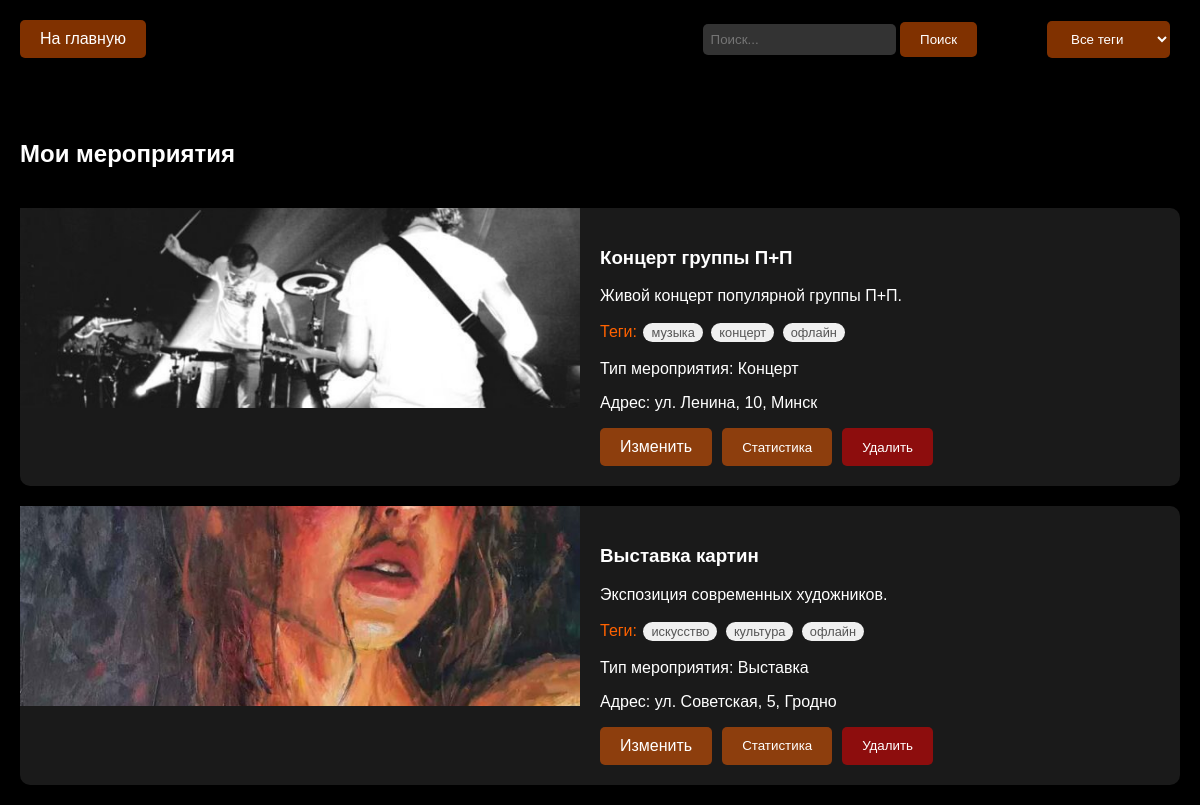
The page /my_events (signed in) on the database its author committed.
### app/app.py (models this page shows, shortened)
class Event(db.Model):
    id = db.Column(db.Integer, primary_key=True)
    title = db.Column(db.String(100), nullable=False)
    description = db.Column(db.Text, nullable=False)
    organizer_id = db.Column(db.Integer, db.ForeignKey('user.id'), nullable=False)
    format = db.Column(db.String(20), nullable=False)  # 'online' или 'offline'
    location_name = db.Column(db.String(200))  # Название места
    location_address = db.Column(db.String(200))  # Физический адрес
    online_info = db.Column(db.Text)  # Информация для онлайн мероприятий
    date_time = db.Column(db.DateTime, nullable=False)
    duration = db.Column(db.Integer, nullable=False)
    image_url = db.Column(db.String(200))
    lat = db.Column(db.Float)
    lng = db.Column(db.Float)
    event_type = db.Column(db.String(50))
    created_at = db.Column(db.DateTime, default=datetime.utcnow)
    is_active = db.Column(db.Boolean, default=True)
    is_private = db.Column(db.Boolean, default=False)
    password = db.Column(db.String(100))  # Пароль для приватных мероприятий
    organizer = db.relationship('User', backref='events')
    tags = db.relationship('Tag', secondary='event_tag', backref='events')
    user_statuses = db.relationship(
        'UserEventStatus',
        backref=db.backref('event', lazy='joined'),
        lazy='dynamic'
    )

class Tag(db.Model):
    id = db.Column(db.Integer, primary_key=True)
    name = db.Column(db.String(50), unique=True, nullable=False)

### app/app.py (the view, shortened to what this page needs)
@app.route('/my_events')
def my_events():
    if 'username' not in session or session['role'] != 'organizer':
        return redirect(url_for('home'))
    search_query = request.args.get('search', '').strip()
    selected_tag = request.args.get('tag', '').strip()
    user = User.query.filter_by(username=session['username']).first()
    query = Event.query.filter_by(organizer_id=user.id, is_active=True)
    if selected_tag:
        tag = Tag.query.filter_by(name=selected_tag).first()
        if tag:
            query = query.join(Event.tags).filter(Tag.id == tag.id)
    events = query.all()
    tags = Tag.query.all()
    return render_template('my_events.html', events=events, tags=tags)

### app/app.py (called while the page is built, shortened)
@app.before_request
def make_session_permanent():
    session.permanent = True

@app.context_processor
def inject_user():
    if 'username' in session:
        user = User.query.filter_by(username=session['username']).first()
        return {'current_user': user}
    return {}

@app.context_processor
def inject_validation_counts():
    return {}

@app.context_processor
def inject_friend_requests_count():
    if 'username' in session:
        user = User.query.filter_by(username=session['username']).first()
        if user:
            pending_requests = Friendship.query.filter_by(
                friend_id=user.id,
                status='pending'
            ).count()
            return {'pending_friend_requests': pending_requests}
    return {}

### app/templates/my_events.html (shortened to what this page needs)
<!DOCTYPE html>
<html>
<head>
    <link rel="stylesheet" href="{{ url_for('static', filename='styles.css') }}">
</head>
<body>
    <div class="header">
        <a href="{{ url_for('home') }}" class="menu-btn">На главную</a>
        <div class="menu-buttons">
            <div class="search-container">
                <form method="GET" action="{{ url_for('my_events') }}">
                    <input class="search-input" type="text" name="search" placeholder="Поиск..." value="{{ request.args.get('search', '') }}">
                    <button class="menu-btn" type="submit">Поиск</button>
                </form>
            </div>
            <select class="menu-btn" onchange="filterPosts('tag', this.value)">
                <option value="">Все теги</option>
            </select>
        </div>
    </div>
    <div class="posts-container">
        <h2>Мои мероприятия</h2>
        {% for event in events %}
        <div class="post"
             data-event-id="{{ event.id }}"
             data-title="{{ event.title | escape }}"
             data-description="{{ event.description | escape }}"
             data-location-name="{{ event.location_name | escape if event.location_name else '' }}"
             data-tags="{{ event.tags|map(attribute='name')|join(', ') | escape }}"
             data-event-type="{{ event.event_type | escape }}"
             data-location-address="{{ event.location_address | escape if event.location_address else '' }}"
             data-lat="{{ event.lat | default(0) }}"
             data-lng="{{ event.lng | default(0) }}"
             data-image-url="{{ event.image_url | default('', true) | escape }}"
             data-is-private="{{ 'true' if event.is_private else 'false' }}"
             data-format="{{ event.format }}"
             data-online-info="{{ event.online_info | escape if event.online_info else '' }}"
             data-date-time="{{ event.date_time.strftime('%Y-%m-%dT%H:%M:%S') }}"
             data-duration="{{ event.duration }}"
             data-organizer-username="{{ event.organizer.username }}"
             onclick="handlePostClick(this)">
            <img class="post-image"
                 src="{{ url_for('static', filename=event.image_url) if event.image_url else url_for('static', filename='images/no-image.jpg') }}"
                 alt="{{ event.title }}"
                 onerror="this.onerror=null;this.src='{{ url_for('static', filename='images/no-image.jpg') }}'">
            <div class="post-content">
                <h3>{{ event.title }}</h3>
                <p>{{ event.description|truncate(100) }}</p>
                <p class="tags">Теги:
                    {% for tag in event.tags %}
                        <span class="tag">{{ tag.name }}</span>
                    {% endfor %}
                </p>
                <p>Тип мероприятия: {{ event.event_type }}</p>
                <p>Адрес: {{ event.location_address }}</p>
                <div class="event-actions">
                    <a href="{{ url_for('edit_event', event_id=event.id) }}" class="menu-btn">Изменить</a>
                    <button onclick="showEventStats(event, {{ event.id }})" class="menu-btn stats-btn">Статистика</button>
                    <button onclick="confirmDelete({{ event.id }})" class="menu-btn delete-btn">Удалить</button>
                </div>
            </div>
        </div>
        {% endfor %}
    </div>
</body>
</html>

### app/static/styles.css (style rules this page uses)
body { margin: 0; padding: 0; background: #000000; color: #ffffff; font-family: Arial, sans-serif; }
.header { background: rgba(0, 0, 0, 0.8); padding: 20px; display: flex; align-items: center; justify-content: space-between; position: fixed; width: 100%; top: 0; z-index: 1000; }
.menu-buttons { display: flex; gap: 20px; align-items: center; }
.menu-btn { padding: 10px 20px; background: rgba(255, 98, 0, 0.5); border: none; color: white; cursor: pointer; border-radius: 5px; transition: background 0.3s ease; text-decoration: none; }
.search-container { display: flex; gap: 10px; }
.search-input { padding: 8px; background: #333333; border: none; color: white; border-radius: 5px; }
.posts-container { margin-top: 100px; padding: 20px; display: grid; gap: 20px; }
.post { display: flex; background: #1a1a1a; border-radius: 10px; overflow: hidden; cursor: pointer; transition: transform 0.2s; position: relative; overflow: visible !important; }
.post-image { width: 50%; height: 200px; object-fit: cover; position: sticky; top: 0; }
.post-content { width: 50%; padding: 20px; }
.tags { color: #ff6200; }
.tag { display: inline-block; background-color: #f0f0f0; padding: 2px 8px; margin: 2px; border-radius: 12px; font-size: 0.8em; color: #555; transition: all 0.3s ease; }
.event-actions { display: flex; gap: 10px; margin-top: 15px; }
.delete-btn { background: rgba(255, 0, 0, 0.5); }
.header .menu-btn:last-child { margin-right: 50px; }
.stats-btn { background: rgba(255, 98, 0, 0.5) !important; }

### rows shown on the page
Event: image_url (picture), title "Концерт группы П+П", description "Живой концерт популярной группы П+П.", event_type "Концерт", location_address "ул. Ленина, 10, Минск"
Tag: name "музыка"
Tag: name "концерт"
Tag: name "офлайн"
Event: image_url (picture), title "Выставка картин", description "Экспозиция современных художников.", event_type "Выставка", location_address "ул. Советская, 5, Гродно"
Tag: name "искусство"
Tag: name "культура"
